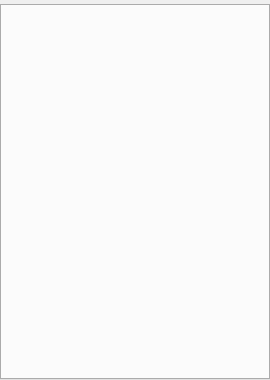
<?xml version="1.0" encoding="UTF-8"?>
<ui version="4.0">
 <class>CheminfoProjectWorkPanel</class>
 <widget class="QWidget" name="CheminfoProjectWorkPanel">
  <property name="geometry">
   <rect>
    <x>0</x>
    <y>0</y>
    <width>270</width>
    <height>380</height>
   </rect>
  </property>
  <property name="sizePolicy">
   <sizepolicy hsizetype="Preferred" vsizetype="Preferred">
    <horstretch>0</horstretch>
    <verstretch>0</verstretch>
   </sizepolicy>
  </property>
  <property name="minimumSize">
   <size>
    <width>0</width>
    <height>0</height>
   </size>
  </property>
  <property name="baseSize">
   <size>
    <width>0</width>
    <height>0</height>
   </size>
  </property>
  <property name="windowTitle">
   <string>Cheminfo Project panel</string>
  </property>
  <property name="windowIcon">
   <iconset>
    <normaloff>:/images/StandardWorkPanels/build.png</normaloff>:/images/StandardWorkPanels/build.png</iconset>
  </property>
  <property name="whatsThis">
   <string/>
  </property>
  <property name="styleSheet">
   <string notr="true"> QPushButton {
     border: 1px solid #dadbde;
     background-color: qlineargradient(x1: 0, y1: 0, x2: 0, y2: 1,
                                       stop: 0 #dadbde, stop: 1 #f6f7fa);
     border-radius: 2px;
     min-width: 34px;
     min-height: 24px;
 }

 QPushButton:checked {
     border: 2px solid #777777;
 }</string>
  </property>
  <layout class="QGridLayout" name="gridLayout_2">
   <property name="leftMargin">
    <number>0</number>
   </property>
   <property name="topMargin">
    <number>4</number>
   </property>
   <property name="rightMargin">
    <number>0</number>
   </property>
   <property name="bottomMargin">
    <number>0</number>
   </property>
   <property name="spacing">
    <number>2</number>
   </property>
   <item row="0" column="0">
    <widget class="QTabWidget" name="tabWidgetCH">
     <property name="minimumSize">
      <size>
       <width>0</width>
       <height>0</height>
      </size>
     </property>
    </widget>
   </item>
  </layout>
 </widget>
 <resources/>
 <connections/>
</ui>
